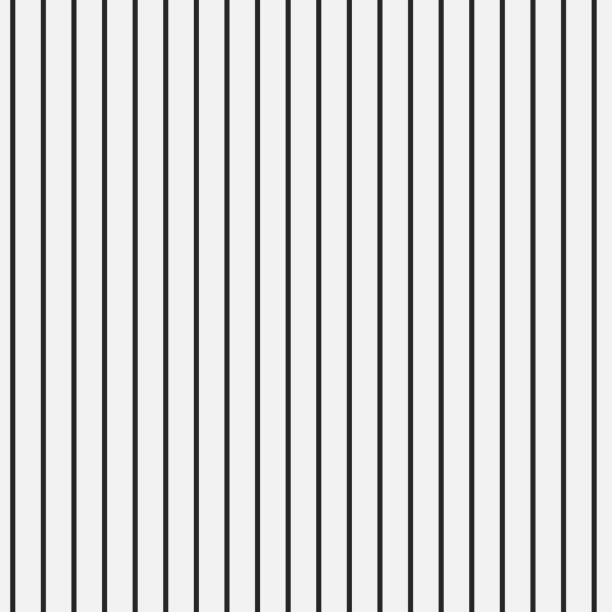
#> input picture image/lines.jpg, 612 x 612 px
$ jupyter execute line_detection.ipynb
#> lines starting #> are read from the running program, lines starting #| are printed output that depends on the picture; after the words box and inside, x2 and y2 are one past the last pixel; in counts of white or black regions, pixels touching at a corner belong together
[cell 1]
import cv2
import numpy as np

# Read image
image = cv2.imread(r'../image/lines.jpg')
#> image is the input picture: shape (612, 612, 3); min 34, max 247, mean 208.1

# Convert image to grayscale
gray = cv2.cvtColor(image,cv2.COLOR_BGR2GRAY)

# Use canny edge detection
edges = cv2.Canny(gray,50,150,apertureSize=3)
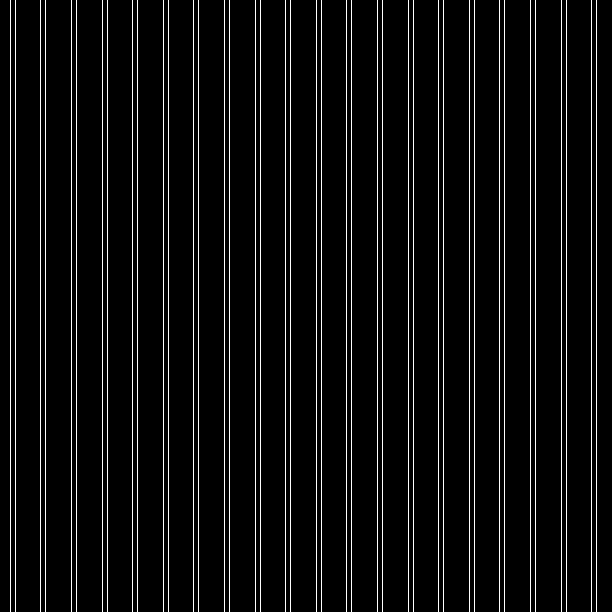
#> edges: shape (612, 612); 6.5% white in thin lines or dots

# Apply HoughLinesP method to
# to directly obtain line end points
lines_list =[]
lines = cv2.HoughLinesP(
            edges, # Input edge image
            1, # Distance resolution in pixels
            np.pi/180, # Angle resolution in radians
            threshold=100, # Min number of votes for valid line
            minLineLength=5, # Min allowed length of line
            maxLineGap=10 # Max allowed gap between line for joining them
            )
#> lines = 40 rows, first 6: [10, 611, 10, 0], [163, 611, 163, 0], [499, 611, 499, 0], [40, 611, 40, 0], [168, 611, 168, 0], [260, 611, 260, 0]

# Iterate over points
for points in lines:
      # Extracted points nested in the list
    x1,y1,x2,y2=points[0]
    # Draw the lines joing the points
    # On the original image
    cv2.line(image,(x1,y1),(x2,y2),(0,255,0),2)
    # Maintain a simples lookup list for points
    lines_list.append([(x1,y1),(x2,y2)])
#> this loop made 40 passes
#> (points, x1, x2) on passes 1 to 12: ([[10, 611, 10, 0]], 10, 10), ([[163, 611, 163, 0]], 163, 163), ([[499, 611, 499, 0]], 499, 499), ([[40, 611, 40, 0]], 40, 40), ([[168, 611, 168, 0]], 168, 168), ([[260, 611, 260, 0]], 260, 260), ([[255, 611, 255, 0]], 255, 255), ([[137, 611, 137, 0]], 137, 137), ([[285, 611, 285, 0]], 285, 285), ([[316, 611, 316, 0]], 316, 316), ([[596, 611, 596, 0]], 596, 596), ([[561, 611, 561, 0]], 561, 561)
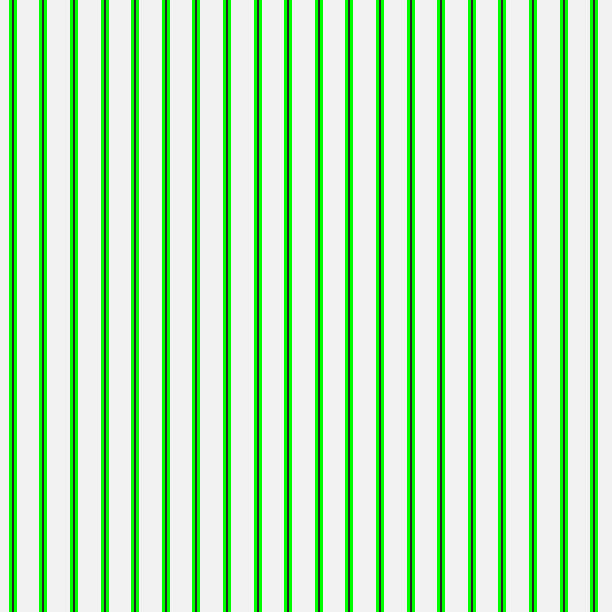
#> image: shape (612, 612, 3); 19.61% of pixels changed, all inside (x1, y1, x2, y2) = (9, 0, 598, 612)
#> after the loop, lines_list = 40 items

# Save the result image
cv2.imwrite('detectedLines.png',image)
#> Out = True

$ run again, with image/RGB_paint.png saved as image/lines.jpg
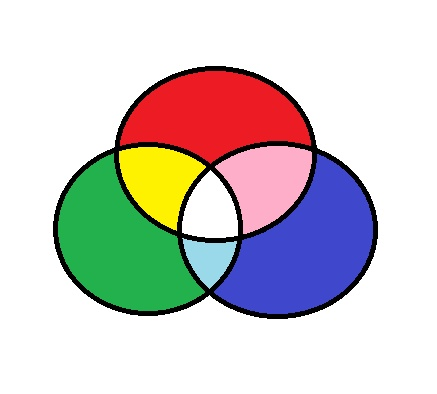
#> input picture image/RGB_paint.png, 437 x 394 px
#> image is the input picture: shape (394, 437, 3); mean B, G, R 202.7, 203.9, 208.4
#> `gray = cv2.cvtColor(image,cv2.COLOR_BGR2GRAY)`:
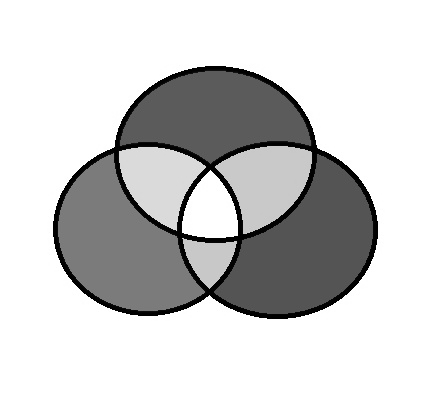
#> gray: shape (394, 437); min 0, max 255, mean 205.1
#> `edges = cv2.Canny(gray,50,150,apertureSize=3)`:
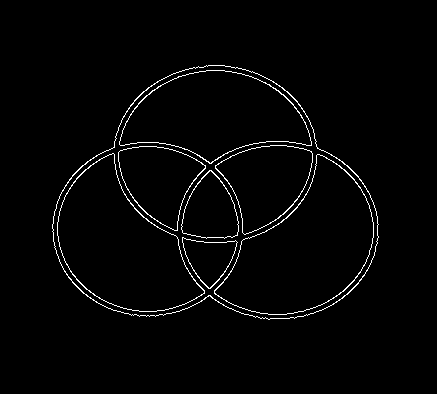
#> edges: shape (394, 437); 2% white in thin lines or dots, all inside (x1, y1, x2, y2) = (52, 65, 379, 320)
#> lines = None
